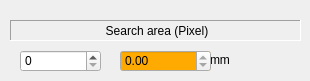
   <widget class="QWidget" name="Search">
    <attribute name="title">
     <string>Search</string>
    </attribute>
    <widget class="QLabel" name="label_27">
     <property name="geometry">
      <rect>
       <x>10</x>
       <y>20</y>
       <width>291</width>
       <height>21</height>
      </rect>
     </property>
     <property name="frameShape">
      <enum>QFrame::Panel</enum>
     </property>
     <property name="frameShadow">
      <enum>QFrame::Sunken</enum>
     </property>
     <property name="text">
      <string>Search area (Pixel)</string>
     </property>
     <property name="alignment">
      <set>Qt::AlignCenter|Qt::AlignHCenter|Qt::AlignLeading|Qt::AlignLeft|Qt::AlignVCenter</set>
     </property>
    </widget>
    <widget class="QSpinBox" name="EditSearchDot">
     <property name="geometry">
      <rect>
       <x>20</x>
       <y>50</y>
       <width>81</width>
       <height>22</height>
      </rect>
     </property>
     <property name="maximum">
      <number>255</number>
     </property>
    </widget>
    <widget class="QLabel" name="labelUnitName_4">
     <property name="geometry">
      <rect>
       <x>210</x>
       <y>50</y>
       <width>91</width>
       <height>20</height>
      </rect>
     </property>
     <property name="frameShape">
      <enum>QFrame::NoFrame</enum>
     </property>
     <property name="frameShadow">
      <enum>QFrame::Sunken</enum>
     </property>
     <property name="text">
      <string>mm</string>
     </property>
     <property name="alignment">
      <set>Qt::AlignLeading|Qt::AlignLeft|Qt::AlignVCenter</set>
     </property>
    </widget>
    <widget class="QDoubleSpinBox" name="doubleSpinBoxSearchDotMM">
     <property name="geometry">
      <rect>
       <x>120</x>
       <y>50</y>
       <width>91</width>
       <height>22</height>
      </rect>
     </property>
     <property name="palette">
      <palette>
       <active>
        <colorrole role="Base">
         <brush brushstyle="SolidPattern">
          <color alpha="255">
           <red>255</red>
           <green>170</green>
           <blue>0</blue>
          </color>
         </brush>
        </colorrole>
       </active>
       <inactive>
        <colorrole role="Base">
         <brush brushstyle="SolidPattern">
          <color alpha="255">
           <red>255</red>
           <green>170</green>
           <blue>0</blue>
          </color>
         </brush>
        </colorrole>
       </inactive>
       <disabled>
        <colorrole role="Base">
         <brush brushstyle="SolidPattern">
          <color alpha="255">
           <red>240</red>
           <green>240</green>
           <blue>240</blue>
          </color>
         </brush>
        </colorrole>
       </disabled>
      </palette>
     </property>
     <property name="readOnly">
      <bool>true</bool>
     </property>
     <property name="maximum">
      <double>9999999999.000000000000000</double>
     </property>
    </widget>
   </widget>
